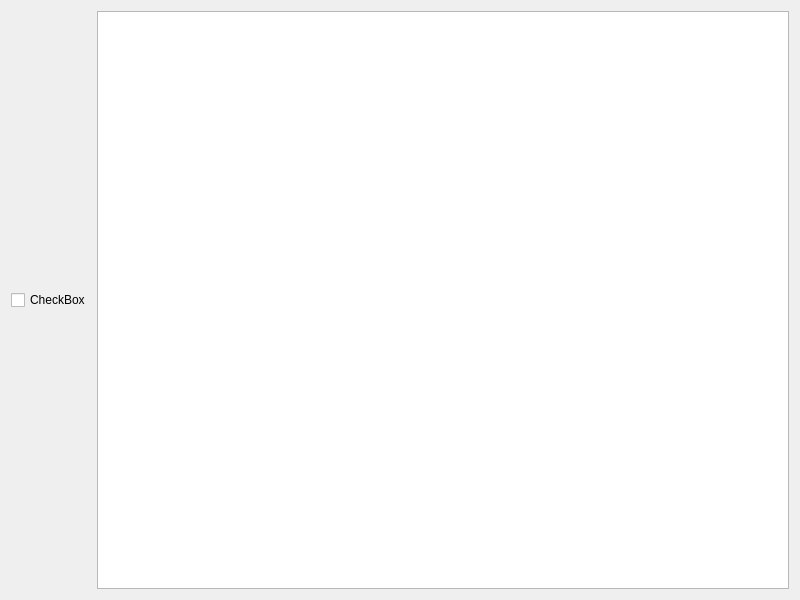
<?xml version="1.0" encoding="UTF-8"?>
<ui version="4.0">
 <class>SectForm</class>
 <widget class="QWidget" name="SectForm">
  <property name="geometry">
   <rect>
    <x>0</x>
    <y>0</y>
    <width>800</width>
    <height>600</height>
   </rect>
  </property>
  <property name="windowTitle">
   <string>Form</string>
  </property>
  <layout class="QHBoxLayout" name="horizontalLayout">
   <item>
    <widget class="QCheckBox" name="checkBox">
     <property name="text">
      <string>CheckBox</string>
     </property>
    </widget>
   </item>
   <item>
    <widget class="QTableWidget" name="tableWidget"/>
   </item>
  </layout>
 </widget>
 <resources/>
 <connections>
  <connection>
   <sender>checkBox</sender>
   <signal>stateChanged(int)</signal>
   <receiver>SectForm</receiver>
   <slot>callbackSectCheckBox(int)</slot>
   <hints>
    <hint type="sourcelabel">
     <x>33</x>
     <y>142</y>
    </hint>
    <hint type="destinationlabel">
     <x>50</x>
     <y>70</y>
    </hint>
   </hints>
  </connection>
 </connections>
 <slots>
  <slot>callbackSectCheckBox(int)</slot>
 </slots>
</ui>
